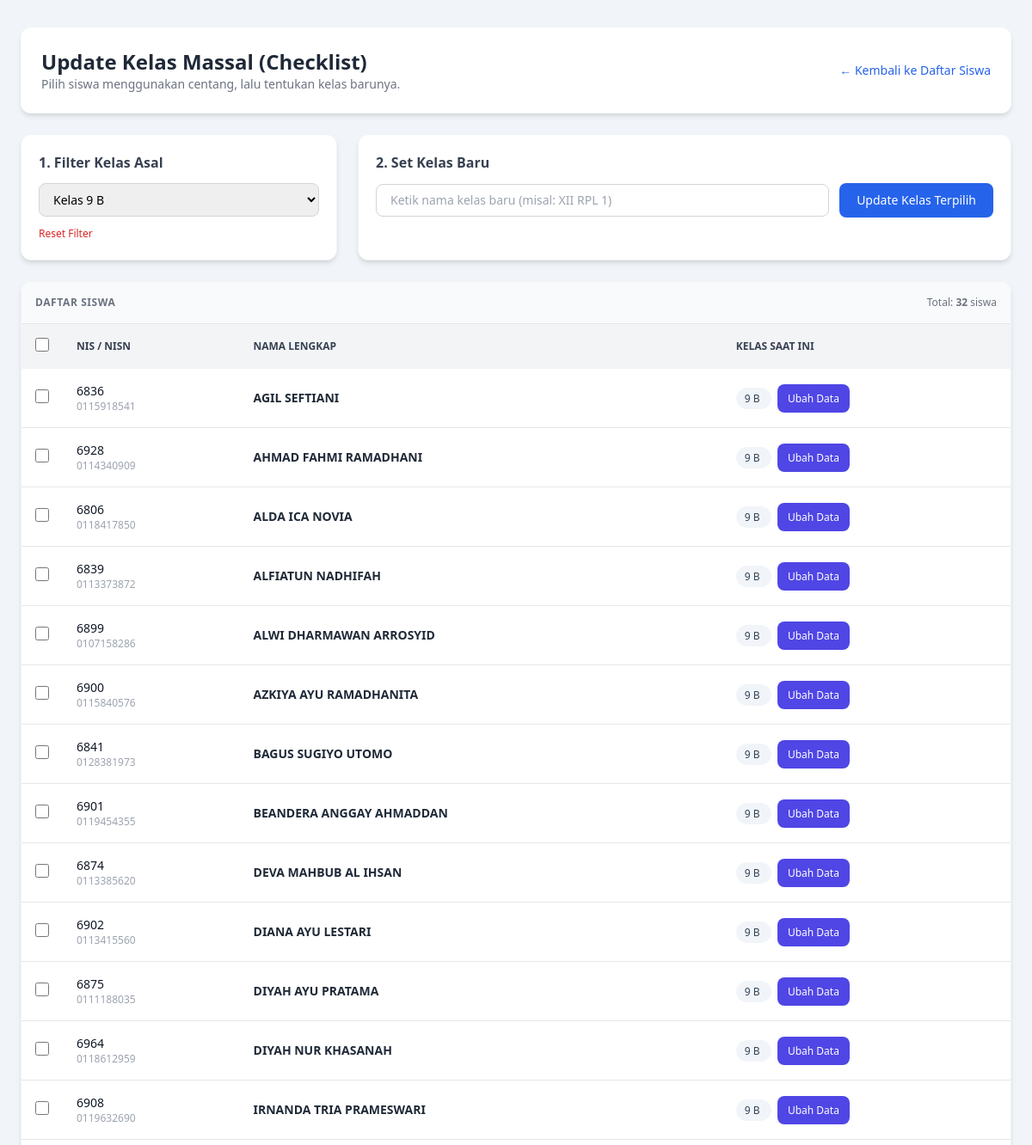
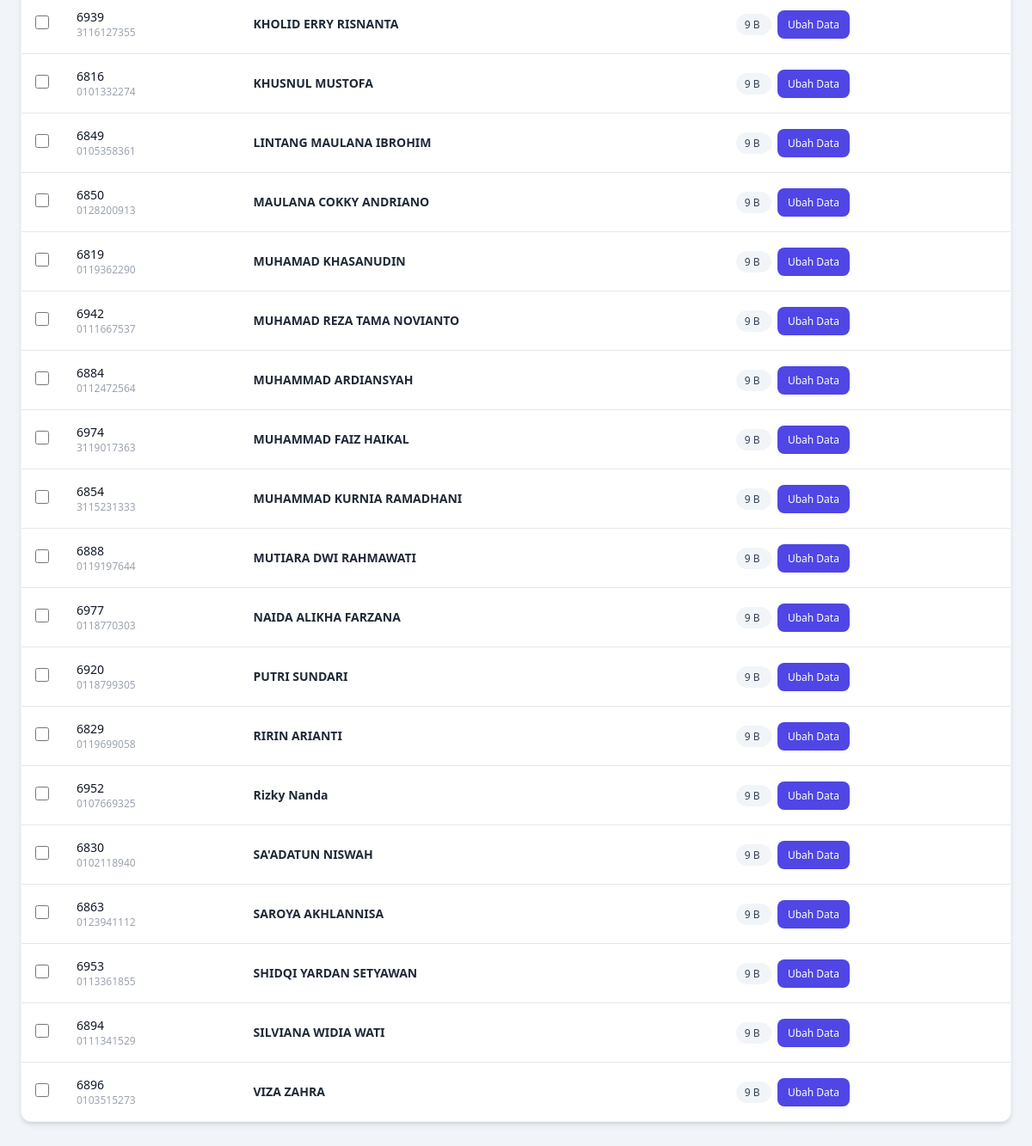
The app's page /update_kelas.php?filter_kelas=9 B with its own data (2 pictures, top to bottom).
### tables this page shows
CREATE TABLE `siswa` (
  `id` int(11) NOT NULL,
  `nama` varchar(100) NOT NULL,
  `nis` varchar(30) NOT NULL,
  `nisn` varchar(30) NOT NULL,
  `kelas` varchar(20) NOT NULL,
  `tempat_lahir` varchar(100) DEFAULT NULL,
  `tanggal_lahir` date DEFAULT NULL,
  `nama_orang_tua` varchar(100) DEFAULT NULL,
  `nomor_ijazah` varchar(100) DEFAULT NULL,
  `no_surat` varchar(50) DEFAULT NULL,
  `created_at` timestamp NOT NULL DEFAULT current_timestamp(),
  `updated_at` timestamp NULL DEFAULT NULL ON UPDATE current_timestamp()
);

### update_kelas.php (the view, shortened to what this page needs)
<?php
require_once 'koneksi.php';
$tabel = 'siswa';
$filter_kelas = $_GET['filter_kelas'] ?? '';
$daftar_kelas_result = $conn->query("SELECT DISTINCT kelas FROM $tabel ORDER BY kelas ASC");
$sql_siswa = "SELECT id, nis, nisn, nama, kelas FROM $tabel";
if (!empty($filter_kelas)) {
    $sql_siswa .= " WHERE kelas = '" . $conn->real_escape_string($filter_kelas) . "'";
}
$sql_siswa .= " ORDER BY kelas ASC, nama ASC";
$siswa_result = $conn->query($sql_siswa);
?>
<!DOCTYPE html>
<html lang="id">
<head>
    <script src="https://cdn.tailwindcss.com"></script>
</head>
<body class="bg-slate-100 min-h-screen py-8 px-4">
    <div class="max-w-6xl mx-auto space-y-6">
        <div class="bg-white rounded-xl shadow-md p-6 flex flex-col md:flex-row md:items-center justify-between gap-4">
            <div>
                <h2 class="text-2xl font-bold text-gray-800">Update Kelas Massal (Checklist)</h2>
                <p class="text-sm text-gray-500">Pilih siswa menggunakan centang, lalu tentukan kelas barunya.</p>
            </div>
            <a href="daftar_siswa.php" class="inline-flex items-center text-sm font-medium text-blue-600 hover:underline">
                &larr; Kembali ke Daftar Siswa
            </a>
        </div>
        <div class="grid grid-cols-1 md:grid-cols-3 gap-6">
            <div class="bg-white p-5 rounded-xl shadow-md border border-gray-100">
                <h3 class="text-md font-semibold text-gray-700 mb-3">1. Filter Kelas Asal</h3>
                <form method="GET" action="" class="space-y-3">
                    <select name="filter_kelas" onchange="this.form.submit()"
                            class="w-full px-3 py-2 border border-gray-300 rounded-lg text-sm focus:ring-2 focus:ring-blue-500 focus:outline-none">
                        <?php while ($row_k = $daftar_kelas_result->fetch_assoc()): ?>
                            <option value="<?php echo htmlspecialchars($row_k['kelas']); ?>" <?php echo $filter_kelas === $row_k['kelas'] ? 'selected' : ''; ?>>
                                Kelas <?php echo htmlspecialchars($row_k['kelas']); ?>
                            </option>
                        <?php endwhile; ?>
                    </select>
                    <?php if (!empty($filter_kelas)): ?>
                        <a href="update_kelas.php" class="text-xs text-red-600 hover:underline inline-block">Reset Filter</a>
                    <?php endif; ?>
                </form>
            </div>
            <div class="md:col-span-2 bg-white p-5 rounded-xl shadow-md border border-gray-100">
                <h3 class="text-md font-semibold text-gray-700 mb-3">2. Set Kelas Baru</h3>
                <form id="formUpdateKelas" action="" method="POST" class="flex flex-col sm:flex-row gap-3 items-start sm:items-center">
                    <div class="w-full sm:w-auto flex-1">
                        <input type="text" name="kelas_baru" required placeholder="Ketik nama kelas baru (misal: XII RPL 1)"
                               class="w-full px-4 py-2 border border-gray-300 rounded-lg text-sm focus:ring-2 focus:ring-blue-500 focus:outline-none">
                    </div>
                    <button type="submit"
                            onclick="return confirm('Apakah Anda yakin ingin mengubah kelas siswa yang dicentang?')"
                            class="w-full sm:w-auto px-5 py-2.5 bg-blue-600 hover:bg-blue-700 text-white rounded-lg text-sm font-medium shadow-sm transition">
                        Update Kelas Terpilih
                    </button>
                </form>
            </div>
        </div>
        <div class="bg-white rounded-xl shadow-md overflow-hidden border border-gray-100">
            <div class="p-4 bg-gray-50 border-b flex items-center justify-between">
                <span class="text-xs font-semibold text-gray-500 uppercase tracking-wider">Daftar Siswa</span>
                <span class="text-xs text-gray-500">Total: <strong><?php echo $siswa_result->num_rows; ?></strong> siswa</span>
            </div>
            <div class="overflow-x-auto">
                <table class="w-full text-left text-sm text-gray-600">
                    <thead class="bg-gray-100 text-gray-700 uppercase text-xs">
                        <tr>
                            <th class="p-4 w-10 text-center">
                                <input type="checkbox" id="checkAll" class="w-4 h-4 text-blue-600 rounded focus:ring-blue-500 cursor-pointer">
                            </th>
                            <th class="p-4">NIS / NISN</th>
                            <th class="p-4">Nama Lengkap</th>
                            <th class="p-4">Kelas Saat Ini</th>
                        </tr>
                    </thead>
                    <tbody class="divide-y divide-gray-200">
                        <?php if ($siswa_result->num_rows > 0): ?>
                            <?php while ($siswa = $siswa_result->fetch_assoc()): ?>
                                <tr class="hover:bg-slate-50 transition">
                                    <td class="p-4 text-center">
                                        <input type="checkbox" name="ids[]" value="<?php echo $siswa['id']; ?>"
                                               form="formUpdateKelas"
                                               class="siswa-checkbox w-4 h-4 text-blue-600 rounded focus:ring-blue-500 cursor-pointer">
                                    </td>
                                    <td class="p-4">
                                        <div class="font-medium text-gray-900"><?php echo htmlspecialchars($siswa['nis']); ?></div>
                                        <div class="text-xs text-gray-400"><?php echo htmlspecialchars($siswa['nisn']); ?></div>
                                    </td>
                                    <td class="p-4 font-semibold text-gray-800">
                                        <?php echo htmlspecialchars($siswa['nama']); ?>
                                    </td>
                                    <td class="p-4">
                                        <span class="px-2.5 py-1 bg-slate-100 text-slate-700 font-medium rounded-full text-xs">
                                            <?php echo htmlspecialchars($siswa['kelas']); ?>
                                        </span> &nbsp;
                            <a href="edit-siswa.php?id=<?= $siswa['id'] ?>"
                               class="bg-indigo-600 hover:bg-indigo-700 text-white px-3 py-2 rounded-lg text-xs">
                                Ubah Data
                            </a>
                                    </td>
                                </tr>
                            <?php endwhile; ?>
                        <?php endif; ?>
                    </tbody>
                </table>
            </div>
        </div>
    </div>
</body>
</html>

### records on screen
siswa: nis "6836", nisn "0115918541", nama "AGIL SEFTIANI", kelas "9 B"
siswa: nis "6928", nisn "0114340909", nama "AHMAD FAHMI RAMADHANI", kelas "9 B"
siswa: nis "6806", nisn "0118417850", nama "ALDA ICA NOVIA", kelas "9 B"
siswa: nis "6839", nisn "0113373872", nama "ALFIATUN NADHIFAH", kelas "9 B"
siswa: nis "6899", nisn "0107158286", nama "ALWI DHARMAWAN ARROSYID", kelas "9 B"
siswa: nis "6900", nisn "0115840576", nama "AZKIYA AYU RAMADHANITA", kelas "9 B"
siswa: nis "6841", nisn "0128381973", nama "BAGUS SUGIYO UTOMO", kelas "9 B"
siswa: nis "6901", nisn "0119454355", nama "BEANDERA ANGGAY AHMADDAN", kelas "9 B"
siswa: nis "6874", nisn "0113385620", nama "DEVA MAHBUB AL IHSAN", kelas "9 B"
siswa: nis "6902", nisn "0113415560", nama "DIANA AYU LESTARI", kelas "9 B"
siswa: nis "6875", nisn "0111188035", nama "DIYAH AYU PRATAMA", kelas "9 B"
siswa: nis "6964", nisn "0118612959", nama "DIYAH NUR KHASANAH", kelas "9 B"
siswa: nis "6908", nisn "0119632690", nama "IRNANDA TRIA PRAMESWARI", kelas "9 B"
siswa: nis "6939", nisn "3116127355", nama "KHOLID ERRY RISNANTA", kelas "9 B"
siswa: nis "6816", nisn "0101332274", nama "KHUSNUL MUSTOFA", kelas "9 B"
siswa: nis "6849", nisn "0105358361", nama "LINTANG MAULANA IBROHIM", kelas "9 B"
siswa: nis "6850", nisn "0128200913", nama "MAULANA COKKY ANDRIANO", kelas "9 B"
siswa: nis "6819", nisn "0119362290", nama "MUHAMAD KHASANUDIN", kelas "9 B"
siswa: nis "6942", nisn "0111667537", nama "MUHAMAD REZA TAMA NOVIANTO", kelas "9 B"
siswa: nis "6884", nisn "0112472564", nama "MUHAMMAD ARDIANSYAH", kelas "9 B"
siswa: nis "6974", nisn "3119017363", nama "MUHAMMAD FAIZ HAIKAL", kelas "9 B"
siswa: nis "6854", nisn "3115231333", nama "MUHAMMAD KURNIA RAMADHANI", kelas "9 B"
siswa: nis "6888", nisn "0119197644", nama "MUTIARA DWI RAHMAWATI", kelas "9 B"
siswa: nis "6977", nisn "0118770303", nama "NAIDA ALIKHA FARZANA", kelas "9 B"
siswa: nis "6920", nisn "0118799305", nama "PUTRI SUNDARI", kelas "9 B"
siswa: nis "6829", nisn "0119699058", nama "RIRIN ARIANTI", kelas "9 B"
siswa: nis "6952", nisn "0107669325", nama "Rizky Nanda", kelas "9 B"
siswa: nis "6830", nisn "0102118940", nama "SA'ADATUN NISWAH", kelas "9 B"
siswa: nis "6863", nisn "0123941112", nama "SAROYA AKHLANNISA", kelas "9 B"
siswa: nis "6953", nisn "0113361855", nama "SHIDQI YARDAN SETYAWAN", kelas "9 B"
siswa: nis "6894", nisn "0111341529", nama "SILVIANA WIDIA WATI", kelas "9 B"
siswa: nis "6896", nisn "0103515273", nama "VIZA ZAHRA", kelas "9 B"

### other values on screen
$siswa_result->num_rows "32"
